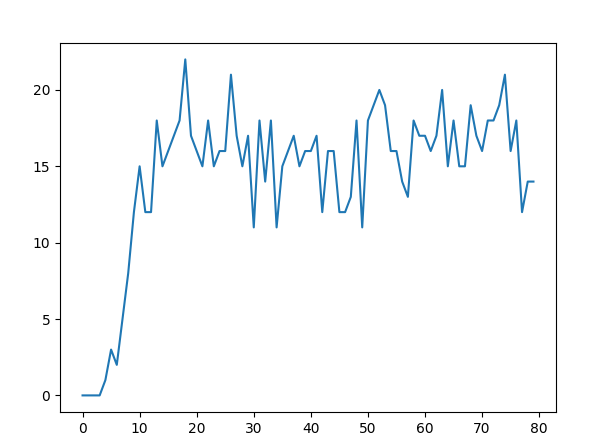
#> input picture third/sha1.png, 598 x 443 px
$ python -i sha1.py   (imports and definitions only)
#> lines starting #> are read from the running program, lines starting #| are printed output that depends on the picture
import struct
from hashlib import sha1

try:
    import numpy as np
    from matplotlib import pyplot
except ModuleNotFoundError:
    print('Numpy is not found')


class SHA1Hash:

    def __init__(self, data):
        self.data = data
        self.h = [0x67452301, 0xEFCDAB89, 0x98BADCFE, 0x10325476, 0xC3D2E1F0]

    @staticmethod
    def rotate(n, b):
        return ((n << b) | (n >> (32 - b))) & 0xFFFFFFFF

    def padding(self):
        padding = b"\x80" + b"\x00" * (63 - (len(self.data) + 8) % 64)
        padded_data = self.data + padding + struct.pack(">Q", 8 * len(self.data))
        return padded_data

    def split_blocks(self):
        return [self.padded_data[i: i + 64] for i in range(0, len(self.padded_data), 64)]

    # @staticmethod
    def expand_block(self, block):
        w = list(struct.unpack(">16L", block)) + [0] * 64
        for i in range(16, 80):
            w[i] = self.rotate((w[i - 3] ^ w[i - 8] ^ w[i - 14] ^ w[i - 16]), 1)
        return w

    def final_hash(self):
        self.padded_data = self.padding()
        self.blocks = self.split_blocks()

        bit_changed = []
        for block in self.blocks:

            expanded_block = self.expand_block(block)

            a, b, c, d, e = self.h
            for i in range(80):
                if 0 <= i < 20:
                    f = (b & c) | ((~b) & d)
                    k = 0x5A827999
                elif 20 <= i < 40:
                    f = b ^ c ^ d
                    k = 0x6ED9EBA1
                elif 40 <= i < 60:
                    f = (b & c) | (b & d) | (c & d)
                    k = 0x8F1BBCDC
                elif 60 <= i < 80:
                    f = b ^ c ^ d
                    k = 0xCA62C1D6
                a, b, c, d, e = (
                    self.rotate(a, 5) + f + e + k + expanded_block[i] & 0xFFFFFFFF,
                    a,
                    self.rotate(b, 30),
                    c,
                    d,
                )

                bit_changed.append([0] * 32)
                for bits in [a, b, c, d, e]:
                    bits = bin(bits)[2:]
                    for j in range(len(bits)):
                        bit_changed[i][j] = int(bits[j])
            self.h = (
                self.h[0] + a & 0xFFFFFFFF,
                self.h[1] + b & 0xFFFFFFFF,
                self.h[2] + c & 0xFFFFFFFF,
                self.h[3] + d & 0xFFFFFFFF,
                self.h[4] + e & 0xFFFFFFFF,
            )

        return ("{:08x}" * 5).format(*self.h), bit_changed


# [11 lines not run here, left out]

>>> import cv2
>>> picture = cv2.imread('sha1.png', cv2.IMREAD_GRAYSCALE)
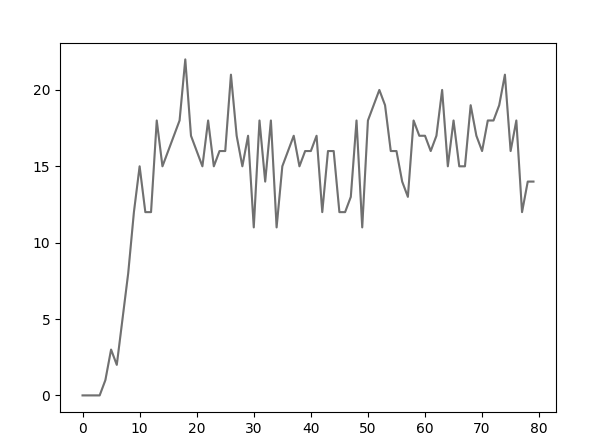
#> picture: shape (443, 598); min 0, max 255, mean 249.1
#> (the run stopped early here; a loop or call above may not have finished)

$ run again, on third/sha256.png
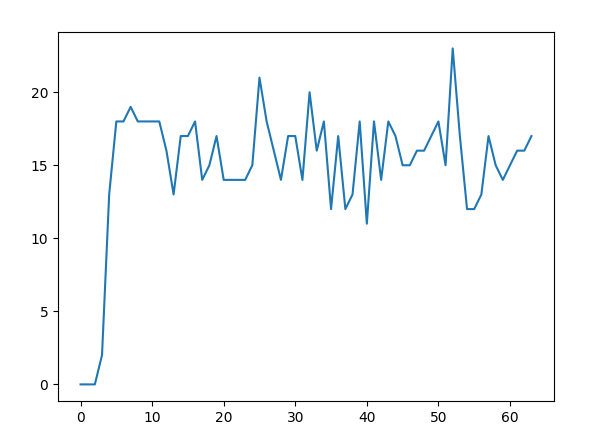
#> input picture third/sha256.png, 601 x 441 px
#> `picture = cv2.imread('sha1.png', cv2.IMREAD_GRAYSCALE)`:
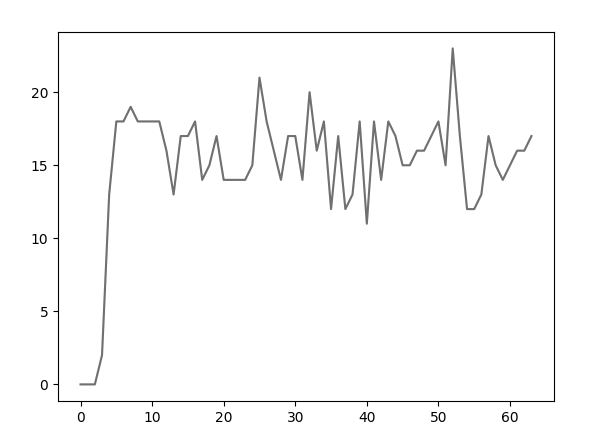
#> picture: shape (441, 601); min 0, max 255, mean 249.9
